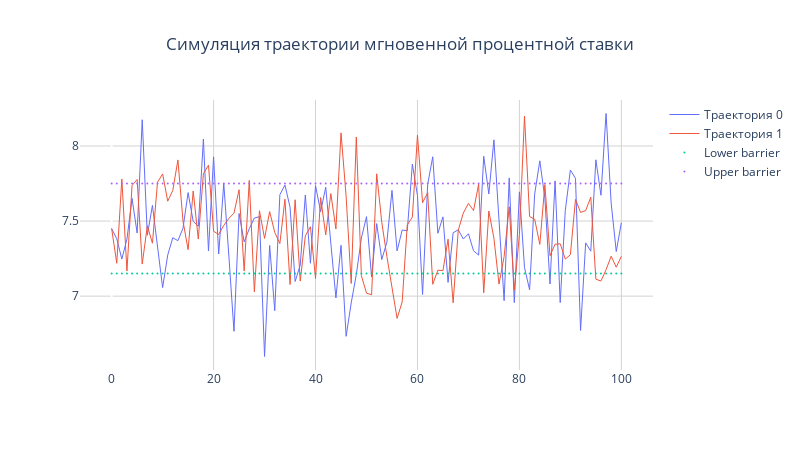

The notebook cell saved with this chart:
### Code cell
fig = go.Figure()
fig.update_yaxes(gridcolor='LightGray')
fig.update_xaxes(gridcolor='LightGray')
for i in range(2):
    fig.add_trace(go.Scatter(x=list(range(STEP_AMOUNT+1)), y=paths[i], \
                             mode='lines', line_width=1, name= f"Траектория {i}"))
fig.add_trace(go.Scatter(x=list(range(STEP_AMOUNT+1)), y=np.array([RUB_START_POINT - 0.3]*(STEP_AMOUNT+1)), \
                         mode='markers', marker_size=2, name= "Lower barrier"))
fig.add_trace(go.Scatter(x=list(range(STEP_AMOUNT+1)), y=np.array([RUB_START_POINT + 0.3]*(STEP_AMOUNT+1)), \
                         mode='markers', marker_size=2, name= "Upper barrier"))
fig.update_layout(title='Симуляция траектории мгновенной процентной ставки', title_x=0.5, 
                  height=450, width=800,plot_bgcolor='rgba(0,0,0,0)')
